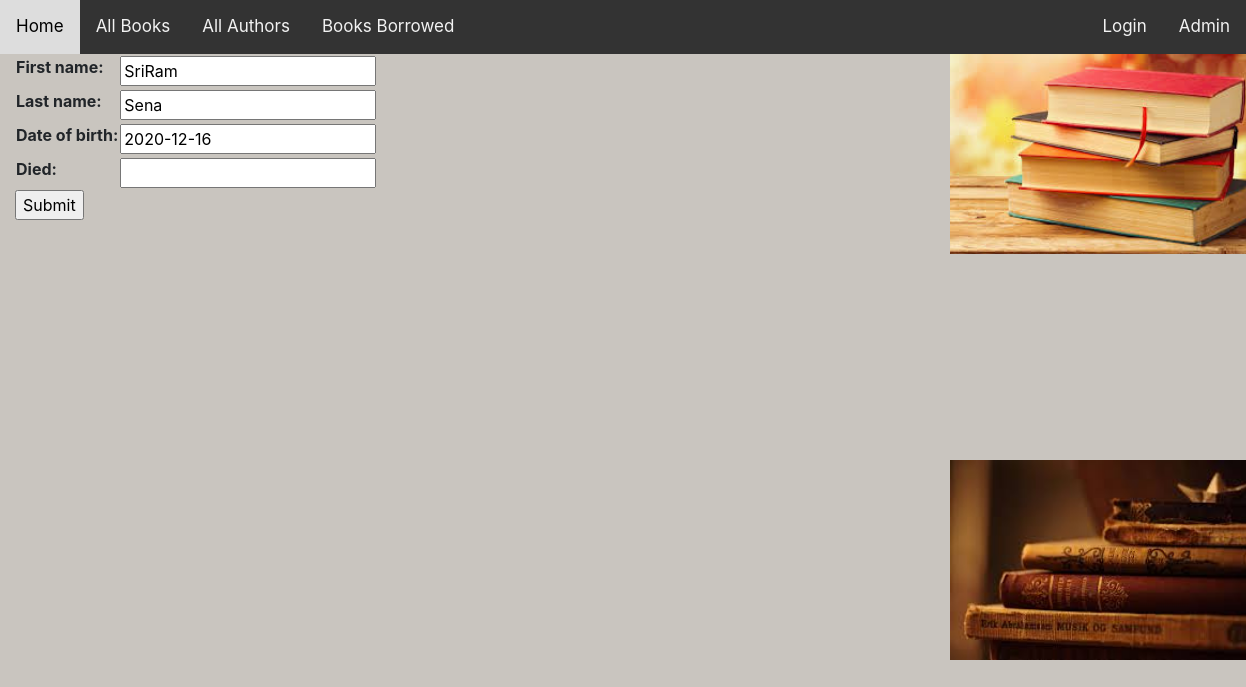
/catalog/author/1/update/, run on the app's committed database.
### catalog/models.py (models this page shows, shortened)
class Author(models.Model):
    first_name = models.CharField(max_length=100)
    last_name = models.CharField(max_length=100)
    date_of_birth = models.DateField(null=True, blank=True)
    date_of_death = models.DateField('Died', null=True, blank=True)
    class Meta:
        ordering = ['last_name', 'first_name']

### catalog/views.py (the view)
# urls.py: path('author/<int:pk>/update/', views.AuthorUpdate.as_view(), name='author-update'),
class AuthorUpdate(UpdateView):
    model = Author
    fields = ['first_name', 'last_name', 'date_of_birth', 'date_of_death']

### catalog/templates/catalog/author_form.html (shortened to what this page needs)
{% extends "base_generic.html" %}
{% block content %}
  <form action="" method="post">
    <table>
    {{ form.as_table }}
    </table>
    <input type="submit" value="Submit">
  </form>
{% endblock %}

### catalog/static/css/style.css (style rules this page uses)
body { background-repeat: no-repeat; background-position: right 40px; height:200px; background-color: rgb(201, 197, 191); }

### data on the page
Author: first_name "SriRam", last_name "Sena", date_of_birth "2020-12-16"
